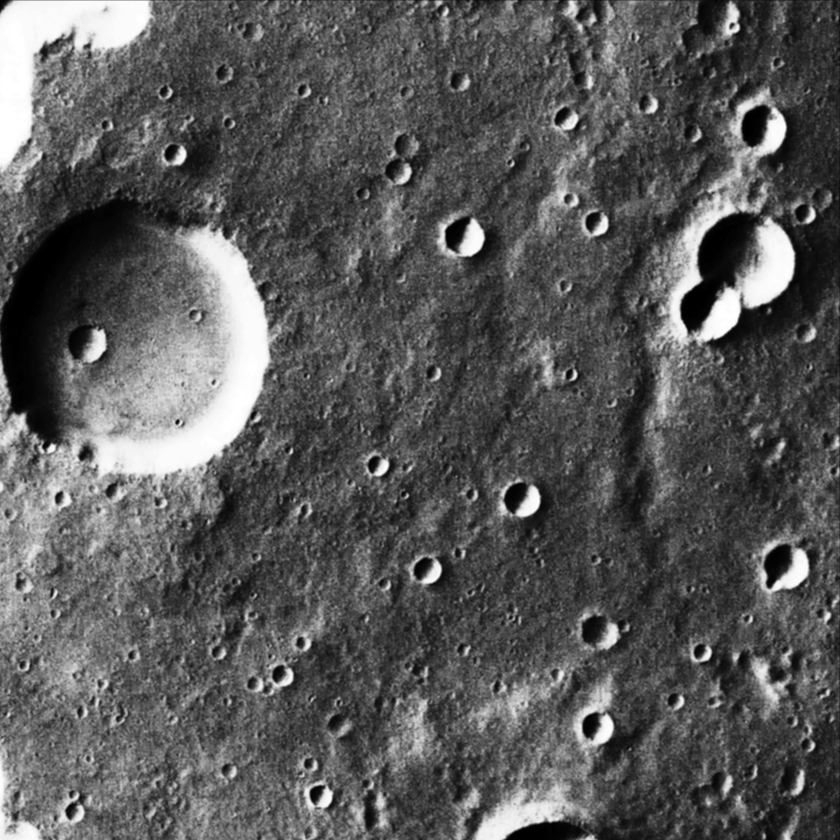
#> input picture crater_dataset/crater_data/images/tile3_24.pgm, 840 x 840 px, shrunk from 1700 x 1700 before the run
$ python crater_slice_window.py
#> lines starting #> are read from the running program, lines starting #| are printed output that depends on the picture
"""
from skimage.transform import pyramid_gaussian
from skimage import io; io.use_plugin('matplotlib')
import argparse
import cv2
image = cv2.imread('C:/CS697/ML/CraterProjectII/crater_project_2/crater_dataset/crater_data/images/normalized_images/crater/TE_tile3_24_025_norm.jpg')
for (i, resized) in enumerate(pyramid_gaussian(image, downscale=2)):
# if the image is too small, break from the loop
if resized.shape[0] < 24 or resized.shape[1] < 24:
break
cv2.imshow("Layer {}".format(i + 1), resized)
cv2.waitKey(0)
# show the resized image
#cv2.imshow('image', image)
cv2.imshow("Layer {}".format(i + 1), resized)
cv2.waitKey(0)
"""
import timeit
import random
from skimage.transform import pyramid_gaussian
import skimage.draw
import numpy as np
#import cv2 as cv
import glob
from sklearn.model_selection import train_test_split
import argparse
import cv2

(winW, winH) = (200, 200)

def sliding_window(image, stepSize, windowSize):
# slide a window across the image
	for y in range(0, image.shape[0], stepSize):
		for x in range(0, image.shape[1], stepSize):
		# yield the current window
			yield (x, y, image[y:y + windowSize[1], x:x + windowSize[0]])


# loop over the image pyramid
#for images in image_glob:
image = cv2.imread("../crater_dataset/crater_data/images/tile3_24.pgm", -1)
#> image is the input picture: shape (840, 840); min 0, max 255, mean 88.8
image2 = cv2.imread("../crater_dataset/crater_data/images/tile3_25.pgm", -1)
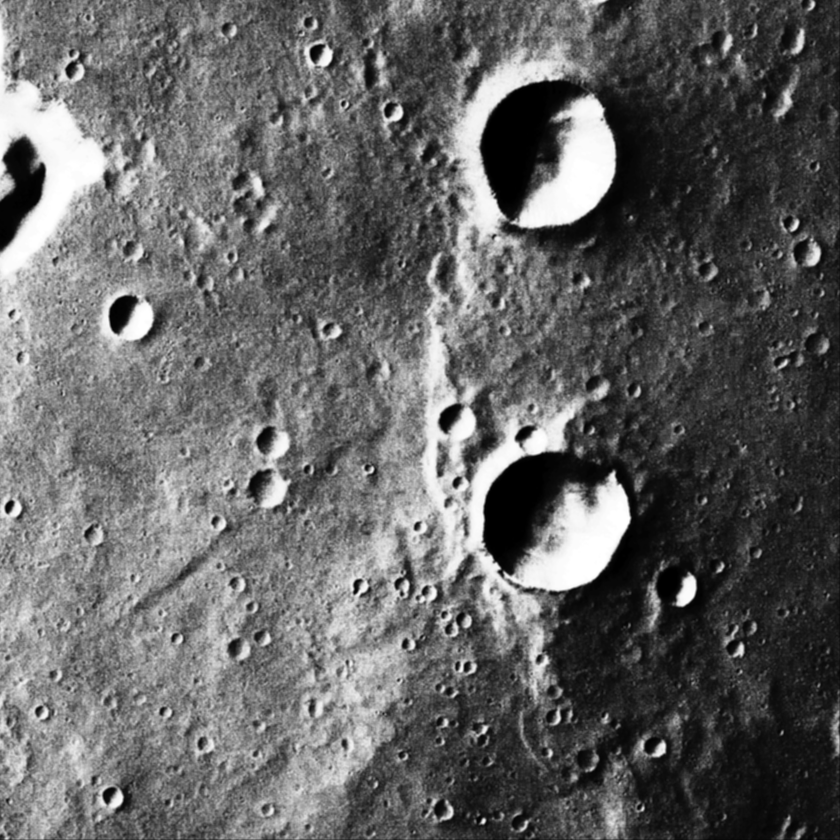
#> input picture crater_dataset/crater_data/images/tile3_25.pgm, 840 x 840 px, shrunk from 1700 x 1700 before the run
#> image2 is the input picture: shape (840, 840); min 0, max 255, mean 99.8

cv2.imshow('Layer', image)
cv2.waitKey(0)
for (i, resized) in enumerate(pyramid_gaussian(image, downscale=2)):
	#for resized in pyramid(image, scale=2):
	# loop over the sliding window for each layer of the pyramid
	for (x, y, window) in sliding_window(resized, stepSize=32, windowSize=(winW,winH)):
		# if the window does not meet our desired window size, ignore it
		if window.shape[0] != winH or window.shape[1] != winW:
			continue
		y_len, x_len = resized.shape
		#cropped_image=resized[int((y*y_len)/winH):int(((y+1)*y_len)/winH),int((x*x_len)/winW):int(((x+1)*x_len)/winW)]
		t_img = resized[y:y+winW,x:x+winH]
		cv2.imshow("cropped Window",t_img)

				# SGD.test_mb_accuracy()
				# cv2.circle(image, (100, 100), 100, (0,0,255), 3)
				# cv2.circle(image, (100, 100), 100, (255,0,0), 3)

				# cv2.imwrite('detected_tile3_24.jpg', image)

				# cv2.imwrite('detected_tile3_25.jpg', image)


	# You may need to normalized the window before passing it as input to your classifier
	# THIS IS WHERE YOU WOULD PROCESS YOUR WINDOW,SUCH AS APPLYING A
	# MACHINE LEARNING CLASSIFIER TO CLASSIFY THE CONTENTS OF THE
	# WINDOW
	# since we do not have a classifier, we'll just draw the window


		clone = resized.copy()
		cv2.rectangle(clone, (x, y), (x + winW, y + winH), (0, 255, 0), 2)
		cv2.imshow("Window", clone)
		cv2.waitKey(1)
#> this loop made 11 passes
#> resized on passes 10 to 11: [[0.382, 0.312], [0.392, 0.305]], [0.348]
#> pass 1, `cv2.imshow("Window", clone)`:
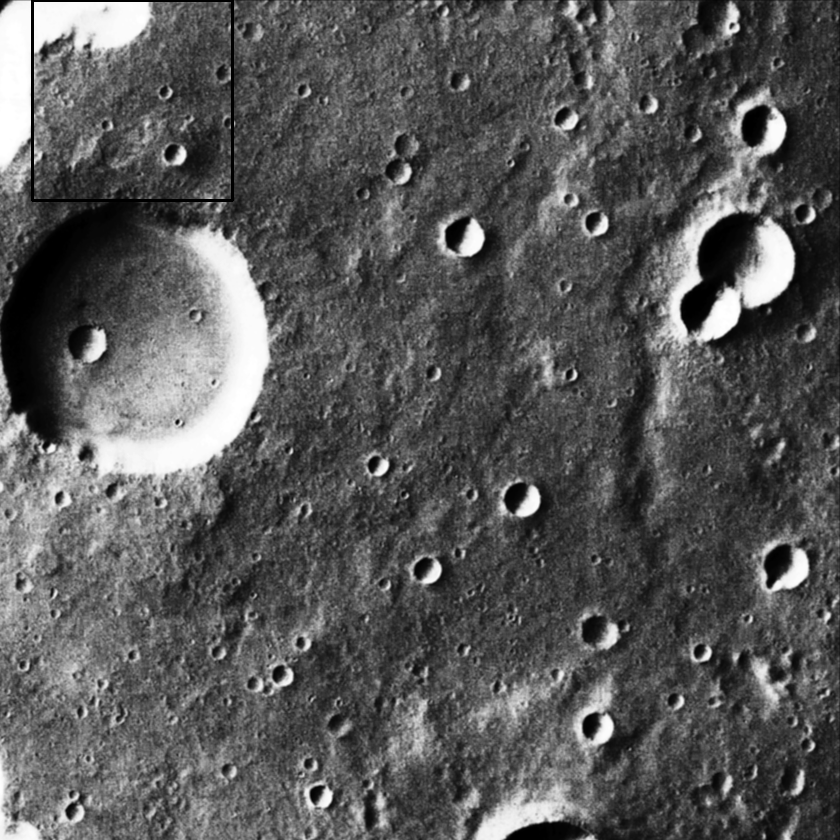
#> window 'Window': shape (840, 840) float64; min 0, max 1, mean 0.347
#> after the loop:
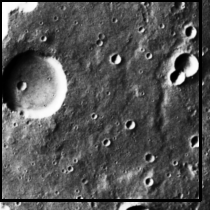
#> clone: shape (210, 210) float64; min 0, max 1, mean 0.331


cv2.imshow('Layer', image2)
cv2.waitKey(0)
for (i, resized) in enumerate(pyramid_gaussian(image2, downscale=2)):
	#for resized in pyramid(image, scale=2):
	# loop over the sliding window for each layer of the pyramid
	for (x, y, window) in sliding_window(resized, stepSize=32, windowSize=(winW,winH)):
		# if the window does not meet our desired window size, ignore it
		if window.shape[0] != winH or window.shape[1] != winW:
			continue
		y_len, x_len = resized.shape
		#cropped_image=resized[int((y*y_len)/winH):int(((y+1)*y_len)/winH),int((x*x_len)/winW):int(((x+1)*x_len)/winW)]
		t_img = resized[y:y+winW,x:x+winH]
		cv2.imshow("cropped Window",t_img)
				# SGD.test_mb_accuracy()
				# cv2.circle(image, (100, 100), 100, (0,0,255), 3)
				# cv2.circle(image, (100, 100), 100, (255,0,0), 3)

				# cv2.imwrite('detected_tile3_24.jpg', image)

				# cv2.imwrite('detected_tile3_25.jpg', image)


	# You may need to normalized the window before passing it as input to your classifier
	# THIS IS WHERE YOU WOULD PROCESS YOUR WINDOW,SUCH AS APPLYING A
	# MACHINE LEARNING CLASSIFIER TO CLASSIFY THE CONTENTS OF THE
	# WINDOW
	# since we do not have a classifier, we'll just draw the window


		clone = resized.copy()
		cv2.rectangle(clone, (x, y), (x + winW, y + winH), (0, 255, 0), 2)
		cv2.imshow("Window", clone)
		cv2.waitKey(1)
#> this loop made 11 passes
#> resized on passes 10 to 11: [[0.476, 0.311], [0.5, 0.285]], [0.393]
#> pass 1, `cv2.imshow("cropped Window",t_img)`:
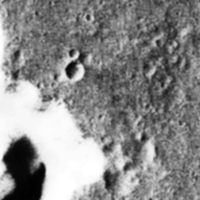
#> window 'cropped Window': shape (200, 200) float64; min 0, max 1, mean 0.543
#> pass 1, `cv2.imshow("cropped Window",t_img)`:
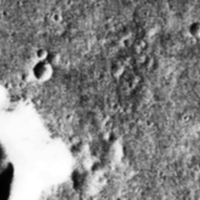
#> window 'cropped Window': shape (200, 200) float64; min 0.00392, max 1, mean 0.528
#> pass 1, `cv2.imshow("Window", clone)`:
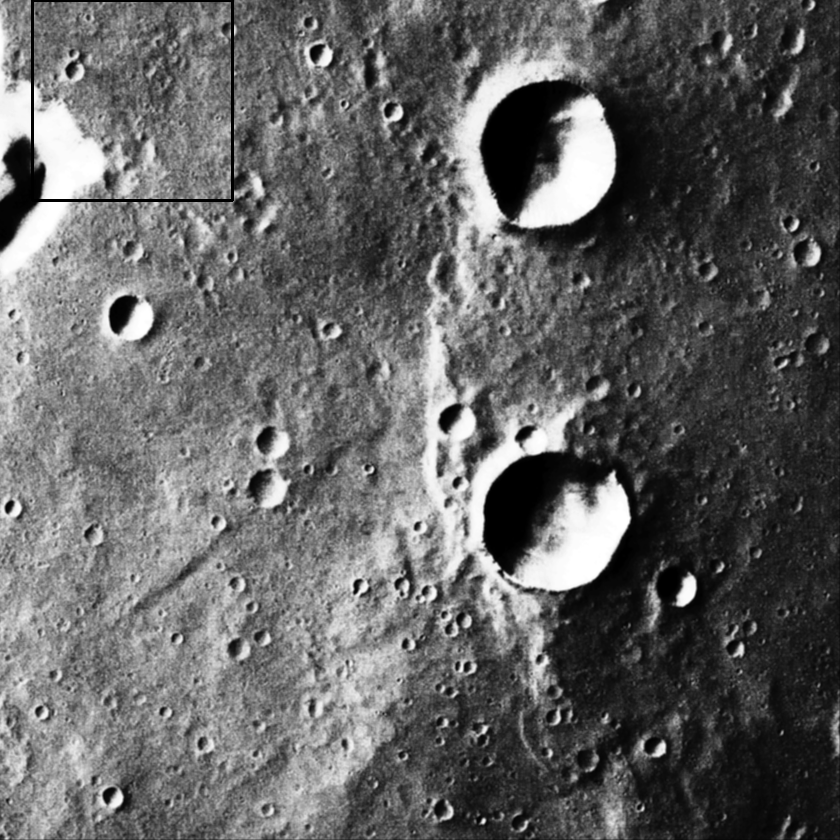
#> window 'Window': shape (840, 840) float64; min 0, max 1, mean 0.39
#> after the loop:
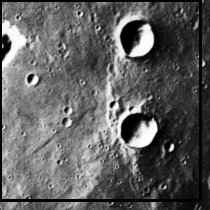
#> clone: shape (210, 210) float64; min 0, max 1, mean 0.375
